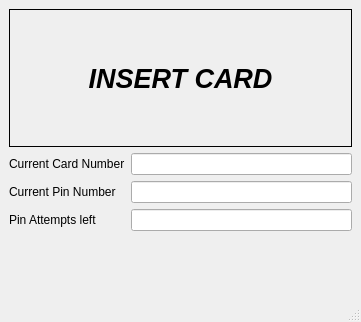
<?xml version="1.0" encoding="UTF-8"?>
<ui version="4.0">
 <class>MainWindow</class>
 <widget class="QMainWindow" name="MainWindow">
  <property name="geometry">
   <rect>
    <x>0</x>
    <y>0</y>
    <width>361</width>
    <height>322</height>
   </rect>
  </property>
  <property name="windowTitle">
   <string>MainWindow</string>
  </property>
  <widget class="QWidget" name="centralwidget">
   <layout class="QHBoxLayout" name="horizontalLayout">
    <item>
     <layout class="QVBoxLayout" name="verticalLayout">
      <item>
       <widget class="QLabel" name="simulatorLabel">
        <property name="font">
         <font>
          <pointsize>20</pointsize>
          <italic>true</italic>
          <bold>true</bold>
         </font>
        </property>
        <property name="frameShape">
         <enum>QFrame::Box</enum>
        </property>
        <property name="text">
         <string>INSERT CARD</string>
        </property>
        <property name="alignment">
         <set>Qt::AlignCenter</set>
        </property>
       </widget>
      </item>
      <item>
       <layout class="QFormLayout" name="formLayout">
        <item row="0" column="0">
         <widget class="QLabel" name="label">
          <property name="text">
           <string>Current Card Number</string>
          </property>
         </widget>
        </item>
        <item row="0" column="1">
         <widget class="QLineEdit" name="lineEdit"/>
        </item>
        <item row="1" column="0">
         <widget class="QLabel" name="label_2">
          <property name="text">
           <string>Current Pin Number</string>
          </property>
         </widget>
        </item>
        <item row="1" column="1">
         <widget class="QLineEdit" name="lineEdit_2"/>
        </item>
        <item row="2" column="0">
         <widget class="QLabel" name="label_3">
          <property name="text">
           <string>Pin Attempts left</string>
          </property>
         </widget>
        </item>
        <item row="2" column="1">
         <widget class="QLineEdit" name="lineEdit_3"/>
        </item>
       </layout>
      </item>
     </layout>
    </item>
   </layout>
  </widget>
  <widget class="QMenuBar" name="menubar">
   <property name="geometry">
    <rect>
     <x>0</x>
     <y>0</y>
     <width>361</width>
     <height>17</height>
    </rect>
   </property>
  </widget>
  <widget class="QStatusBar" name="statusbar"/>
 </widget>
 <resources/>
 <connections/>
</ui>
